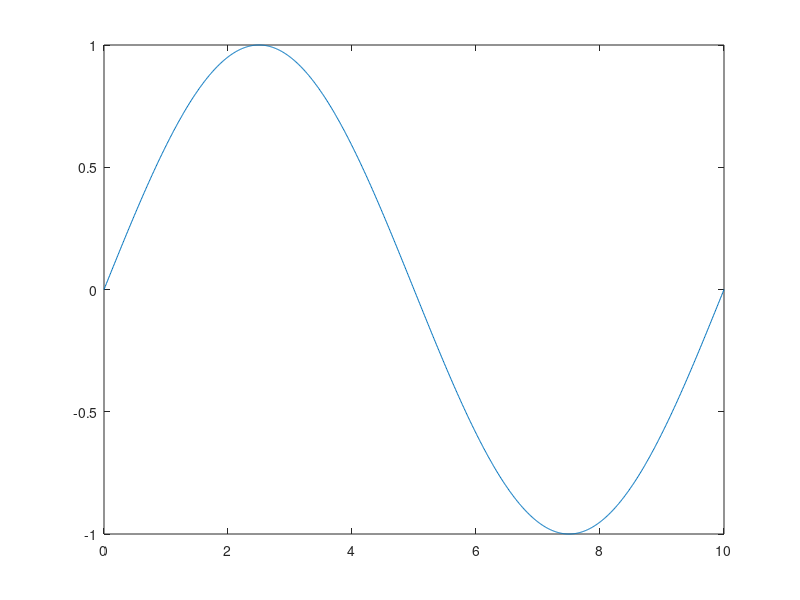

Recreate this plot in MATLAB. (Note: this script raises an error after producing the figure.)
clc
clear
close all

printfigure = 0;

Length = 10;  % Stablaenge
Time = 200;   % Zetiraum
step_length = 0.01;
step_time = 0.1;
x = 0 : step_length : Length;
t = 0 : step_time : Time;
N_length = length(x);
N_time = length(t);

k = 0.1;  % Waermeleitfaehigkeit in cm^2/s

N = 10;  % Grad
lambda = 0 : pi / Length : N * pi / Length;
f = zeros(N_time, N_length);  % Temperaturmatrix
f(1,:) = sin(x / Length * 2 * pi);
% f(1,:) = floor(x * 5) / 5;
phi = zeros(N + 1, N_length);  % Eigenfunktionen
T = zeros(N + 1, N_time);  % Gewichtung

step_time_max = 2 / k / lambda(end)^2;
if step_time > step_time_max
    ['step_time should be under ',num2str(step_time_max)]
end

plot(x,f(1,:))
setplt('Initial Condition','$x$','$T$','TV_homo_modal_inital_condition_1',printfigure)

phi(1,:) = sqrt(1 / Length);
for i = 2 : N + 1
    for n = 1 : N_length
        phi(i, n) = sqrt(2 / Length) * cos(lambda(i) * x(n));
    end
end

figure
for i = 1 : N + 1
    plot(0:step_length:Length,phi(i,:))
    hold on
end
txt = ['$N = ',num2str(N),'$'];
TEXT = text(8,0.4,txt,'FontSize',30);
set(TEXT,'Interpreter','latex')
setplt('Eigenfunctions','$x$','$value$','TV_homo_modal_Eigenfunctions_1',printfigure)

for i = 1 : N + 1
    T(i, 1) = 0;
    for n = 1 : N_length
        T(i, 1) = T(i, 1) + f(1, n) * phi(i, n) * step_length;
    end
end
for i = 1 : N + 1
    for n = 2 : N_time
        T(i, n) = (1 - step_time * k * lambda(i)^2)^(n - 1) * T(i, 1);
    end
end

f = zeros(N_time, N_length);  % Temperaturmatrix
for n = 1 : N_time
    for i = 1 : N + 1
        f(n,:) = f(n,:) + T(i,n) * phi(i,:);
    end
end

figure
for n = 1 : 40 : N_time
    plot(x, f(n,:),'LineWidth',5)
    ylim([-1 1])
    setplt('Temperature Distribution','$x$','$T$','TV_homo_modal_1',0)
    set(gcf,'outerposition',get(0,'screensize'));
    txt = ['$t = ',num2str((n-1)*step_time),'$'];
    TEXT = text(8,0.6,txt,'FontSize',30);
    set(TEXT,'Interpreter','latex')
    txt = ['$N = ',num2str(N),'$'];
    TEXT = text(8,0.8,txt,'FontSize',30);
    set(TEXT,'Interpreter','latex')
    drawnow
    frame=getframe(gcf);
    imind=frame2im(frame);
    [imind,cm] = rgb2ind(imind,256);
    if printfigure == 1
        if n==1
             imwrite(imind,cm,'TV_homo_modal_1.gif','gif', 'Loopcount',inf,'DelayTime',1e-6);
        else
             imwrite(imind,cm,'TV_homo_modal_1.gif','gif','WriteMode','append','DelayTime',1e-6);
        end
    end
end

figure
[X, Y] = meshgrid(x, t);
mesh(X,Y,f)
setmesh('Tempreature Distribution','$x$','$t$','$T$','TV_homo_modal_Ttx_1',printfigure)
